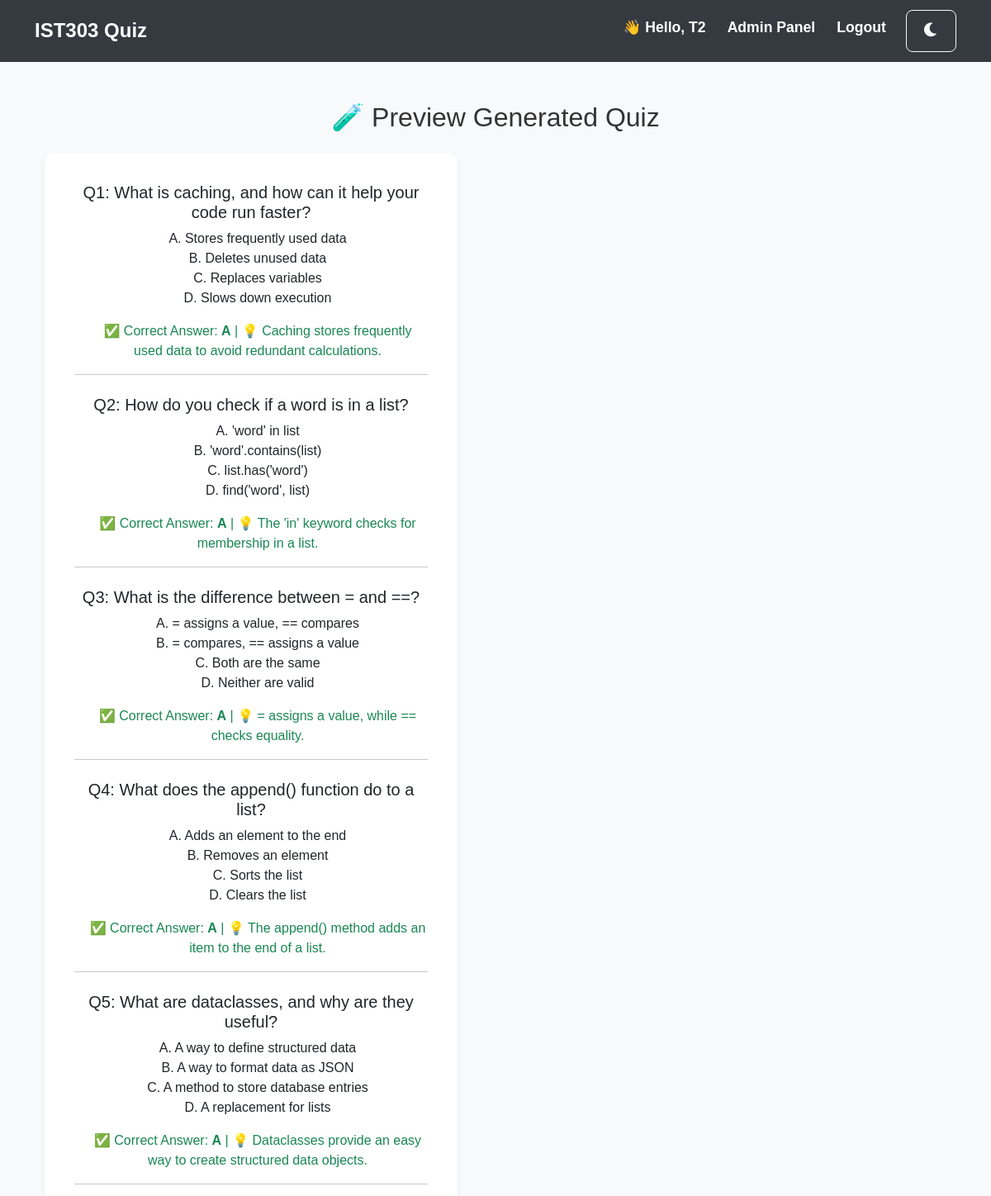
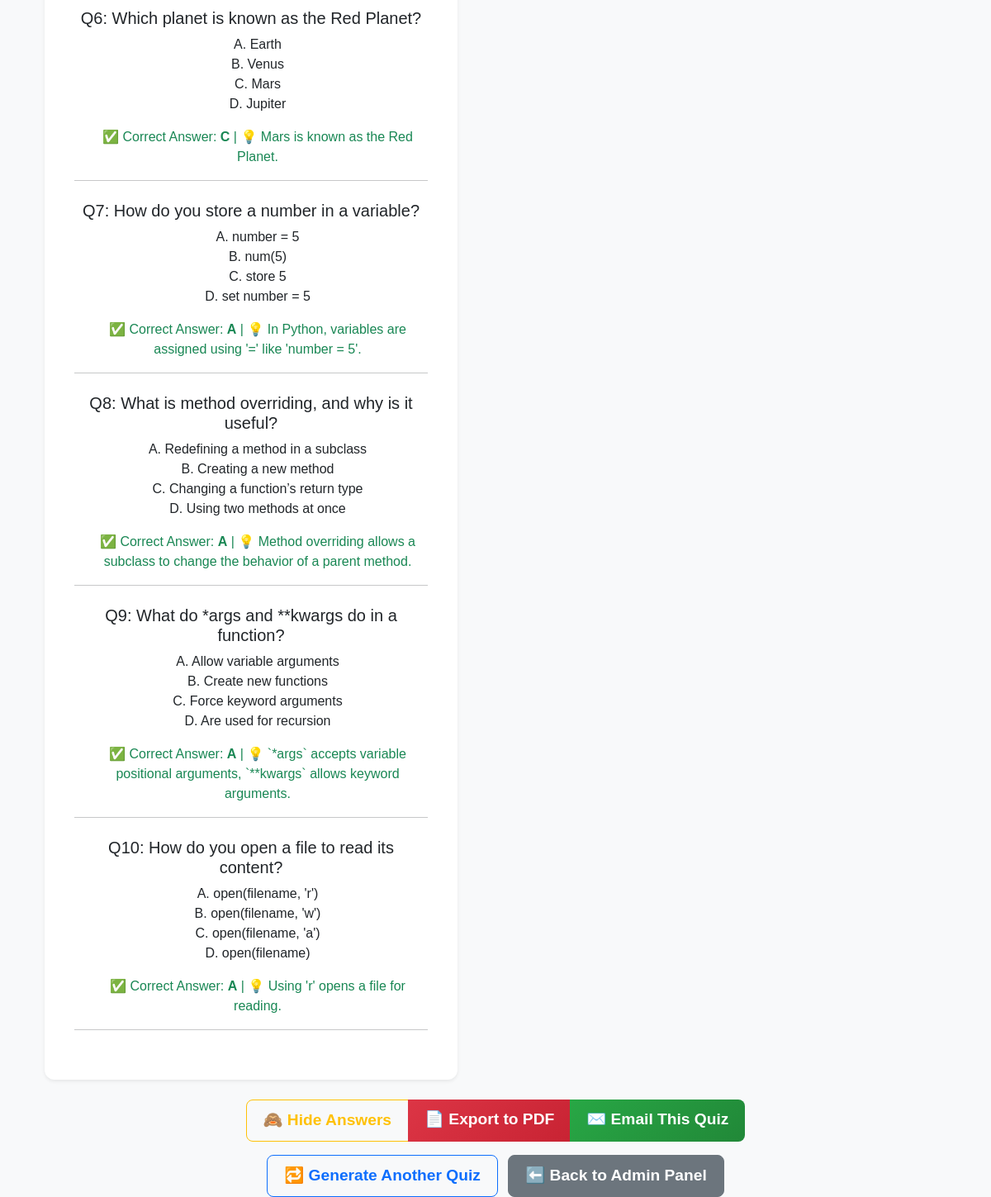
Page /admin/generate (signed in) on the committed database (2 pictures, top to bottom).
### tables this page shows
CREATE TABLE users (
    id INTEGER PRIMARY KEY AUTOINCREMENT,
    username TEXT NOT NULL UNIQUE,
    password TEXT NOT NULL,
    role TEXT NOT NULL DEFAULT 'student'  -- ðŸ‘ˆ NEW: added role column
);

CREATE TABLE quiz_questions (
    id INTEGER PRIMARY KEY AUTOINCREMENT,
    category TEXT NOT NULL,    -- easy, medium, or hard
    question TEXT NOT NULL,
    option_a TEXT NOT NULL,
    option_b TEXT NOT NULL,
    option_c TEXT NOT NULL,
    option_d TEXT NOT NULL,
    correct_answer TEXT NOT NULL CHECK(correct_answer IN ('A', 'B', 'C', 'D')),  
    explanation TEXT NOT NULL  -- Explanation for why the answer is correct or incorrect
, topic TEXT);

### app.py (the view)
@app.route('/admin/generate', methods=['GET'])
@login_required
def preview_quiz():
    if current_user.role != 'teacher':
        flash("Access denied", "danger")
        return redirect(url_for('index'))
    category = request.args.get('category', '').strip().lower()
    topic = request.args.get('topic', '').strip().lower()
    limit = request.args.get('limit', '10').strip()  # ✅ Default to 10 if missing
    show_answers = request.args.get('show_answers', '1') == '1'
    export = request.args.get('export', '').strip().lower() == 'pdf'
    conn = get_db_connection()
    query = "SELECT * FROM quiz_questions WHERE 1=1"
    params = []
    if category:
        query += " AND LOWER(category) = ?"
        params.append(category)
    if topic:
        query += " AND LOWER(topic) LIKE ?"
        params.append(f"%{topic}%")
    query += " ORDER BY RANDOM()"
    if limit and limit.isdigit():
        query += " LIMIT ?"
        params.append(int(limit))
    questions = conn.execute(query, tuple(params)).fetchall()
    conn.close()
    session['export_questions'] = [dict(q) for q in questions]
    session['export_metadata'] = {
        'category': category,
        'topic': topic,
        'show_answers': show_answers
    }
    if export:
        return redirect(url_for('export_quiz_pdf'))
    return render_template(
        'quiz_preview.html',
        questions=questions,
        category=category,
        topic=topic,
        limit=limit,  # ✅ Needed for toggling answers correctly
        show_answers=show_answers
    )

### app.py (called while the page is built)
def get_db_connection():
    db_path = app.config.get('DATABASE', 'database.db')
    conn = sqlite3.connect(db_path)
    conn.row_factory = sqlite3.Row
    return conn

@login_manager.user_loader
def load_user(user_id):
    conn = get_db_connection()
    user = conn.execute('SELECT * FROM users WHERE id = ?', (user_id,)).fetchone()
    conn.close()
    if user:
        return User(user['id'], user['username'], user['role'])  # 👈 Include role
    return None

### templates/quiz_preview.html (shortened to what this page needs)
{% extends 'base.html' %}
{% block content %}
<div class="container mt-5">
    <h2 class="mb-4 text-center">🧪 Preview Generated Quiz</h2>
    {% if questions %}
    <div class="card shadow-sm">
        <div class="card-body">
            {% for q in questions %}
            <div class="mb-4">
                <h5>Q{{ loop.index }}: {{ q.question }}</h5>
                <ul class="list-unstyled ms-3">
                    <li>A. {{ q.option_a }}</li>
                    <li>B. {{ q.option_b }}</li>
                    <li>C. {{ q.option_c }}</li>
                    <li>D. {{ q.option_d }}</li>
                </ul>
                {% if show_answers %}
                <p class="text-success ms-3">
                    ✅ Correct Answer: <strong>{{ q.correct_answer }}</strong>
                    {% if q.explanation %} | 💡 {{ q.explanation }}{% endif %}
                </p>
                {% endif %}
                <hr>
            </div>
            {% endfor %}
        </div>
    </div>
    {% else %}
    <div class="alert alert-info text-center">
        No questions found with the selected filters.
    </div>
    {% endif %}
    <div class="text-center mt-4 d-flex flex-column align-items-center">
        <div class="btn-group mb-3">
            {% if show_answers %}
            <a href="{{ url_for('preview_quiz', category=category, topic=topic, limit=limit, show_answers=0) }}"
               class="btn btn-outline-warning">🙈 Hide Answers</a>
            {% else %}
            <a href="{{ url_for('preview_quiz', category=category, topic=topic, limit=limit, show_answers=1) }}"
               class="btn btn-success">✅ Show Answers</a>
            {% endif %}
            <a href="{{ url_for('export_quiz_pdf', category=category, topic=topic, show_answers=show_answers|int) }}"
               class="btn btn-danger">📄 Export to PDF</a>
            <a href="{{ url_for('send_quiz_email', category=category, topic=topic, show_answers=show_answers|int) }}"
               class="btn btn-success">✉️ Email This Quiz</a>
        </div>
        <div>
            <a href="{{ url_for('generate_quiz') }}" class="btn btn-outline-primary me-2">🔁 Generate Another Quiz</a>
            <a href="{{ url_for('admin_panel') }}" class="btn btn-secondary">⬅️ Back to Admin Panel</a>
        </div>
    </div>
</div>
{% endblock %}

### templates/base.html (shortened to what this page needs)
<!DOCTYPE html>
<html lang="en">
<head>
    <link rel="stylesheet" href="https://cdn.jsdelivr.net/npm/bootstrap@5.3.0/dist/css/bootstrap.min.css">
    <link rel="stylesheet" href="{{ url_for('static', filename='style.css') }}">
    <link rel="stylesheet" href="https://cdnjs.cloudflare.com/ajax/libs/font-awesome/6.0.0/css/all.min.css">
</head>
<body class="">
    <nav class="navbar navbar-expand-lg navbar-dark bg-dark">
        <div class="container">
            <a class="navbar-brand" href="{{ url_for('index') }}">IST303 Quiz</a>
            <div class="collapse navbar-collapse justify-content-end" id="navbarNav">
                <ul class="navbar-nav">
                    {% if current_user.is_authenticated %}
                        <li class="nav-item">
                            <span class="nav-link text-light fw-bold">👋 Hello, {{ current_user.username }}</span>
                        </li>
                        {% if current_user.role == 'teacher' %}
                            <li class="nav-item">
                                <a class="nav-link text-info fw-bold" href="{{ url_for('admin_panel') }}">Admin Panel</a>
                            </li>
                        {% endif %}
                        <li class="nav-item">
                            <a class="nav-link text-danger fw-bold" href="{{ url_for('logout') }}">Logout</a>
                        </li>
                    {% else %}
                        <li class="nav-item">
                            <a class="nav-link text-light" href="{{ url_for('login') }}">Login</a>
                        </li>
                    {% endif %}
                    <li class="nav-item">
                        <button class="btn btn-outline-light ms-3" onclick="toggleDarkMode()">
                            <i class="fas fa-moon"></i>
                        </button>
                    </li>
                </ul>
            </div>
        </div>
    </nav>
    <div class="container mt-4">
        {% block content %}{% endblock %}
    </div>
</body>
</html>

### static/style.css (style rules this page uses)
body { font-family: "Poppins", sans-serif; background-color: #f8f9fa; color: #333; margin: 0; padding: 0; transition: background 0.3s ease-in-out, color 0.3s ease-in-out; }
.navbar { background-color: #343a40 !important; padding: 12px 20px; transition: background 0.3s ease-in-out; }
.navbar-brand { font-size: 1.5rem; font-weight: bold; color: white !important; }
.navbar .nav-link { font-size: 1.1rem; font-weight: bold; margin-left: 10px; color: white !important; }
.card { border-radius: 12px; border: none; background: white; box-shadow: 0px 4px 10px rgba(0, 0, 0, 0.1); padding: 20px; text-align: center; max-width: 500px; transition: all 0.3s ease-in-out; }
.btn { font-size: 1.2rem; font-weight: bold; padding: 10px 20px; transition: all 0.3s ease-in-out; border-radius: 8px; }
.btn-success { background: linear-gradient(135deg, #28a745, #218838); border: none; }
.btn-danger { background: linear-gradient(135deg, #dc3545, #c82333); border: none; }

### rows in the picture
users: username "T2"
quiz_questions: question "What is caching, and how can it help your code run faster?", option_a "Stores frequently used data", option_b "Deletes unused data", option_c "Replaces variables", option_d "Slows down execution", correct_answer "A", explanation "Caching stores frequently used data to avoid redundant calculations."
quiz_questions: question "How do you check if a word is in a list?", option_a "'word' in list", option_b "'word'.contains(list)", option_c "list.has('word')", option_d "find('word', list)", correct_answer "A", explanation "The 'in' keyword checks for membership in a list."
quiz_questions: question "What is the difference between = and ==?", option_a "= assigns a value, == compares", option_b "= compares, == assigns a value", option_c "Both are the same", option_d "Neither are valid", correct_answer "A", explanation "= assigns a value, while == checks equality."
quiz_questions: question "What does the append() function do to a list?", option_a "Adds an element to the end", option_b "Removes an element", option_c "Sorts the list", option_d "Clears the list", correct_answer "A", explanation "The append() method adds an item to the end of a list."
quiz_questions: question "What are dataclasses, and why are they useful?", option_a "A way to define structured data", option_b "A way to format data as JSON", option_c "A method to store database entries", option_d "A replacement for lists", correct_answer "A", explanation "Dataclasses provide an easy way to create structured data objects."
quiz_questions: question "Which planet is known as the Red Planet?", option_a "Earth", option_b "Venus", option_c "Mars", option_d "Jupiter", correct_answer "C", explanation "Mars is known as the Red Planet."
quiz_questions: question "How do you store a number in a variable?", option_a "number = 5", option_b "num(5)", option_c "store 5", option_d "set number = 5", correct_answer "A", explanation "In Python, variables are assigned using '=' like 'number = 5'."
quiz_questions: question "What is method overriding, and why is it useful?", option_a "Redefining a method in a subclass", option_b "Creating a new method", option_c "Changing a function’s return type", option_d "Using two methods at once", correct_answer "A", explanation "Method overriding allows a subclass to change the behavior of a parent method."
quiz_questions: question "What do *args and **kwargs do in a function?", option_a "Allow variable arguments", option_b "Create new functions", option_c "Force keyword arguments", option_d "Are used for recursion", correct_answer "A", explanation "`*args` accepts variable positional arguments, `**kwargs` allows keyword arguments."
quiz_questions: question "How do you open a file to read its content?", option_a "open(filename, 'r')", option_b "open(filename, 'w')", option_c "open(filename, 'a')", option_d "open(filename)", correct_answer "A", explanation "Using 'r' opens a file for reading."
